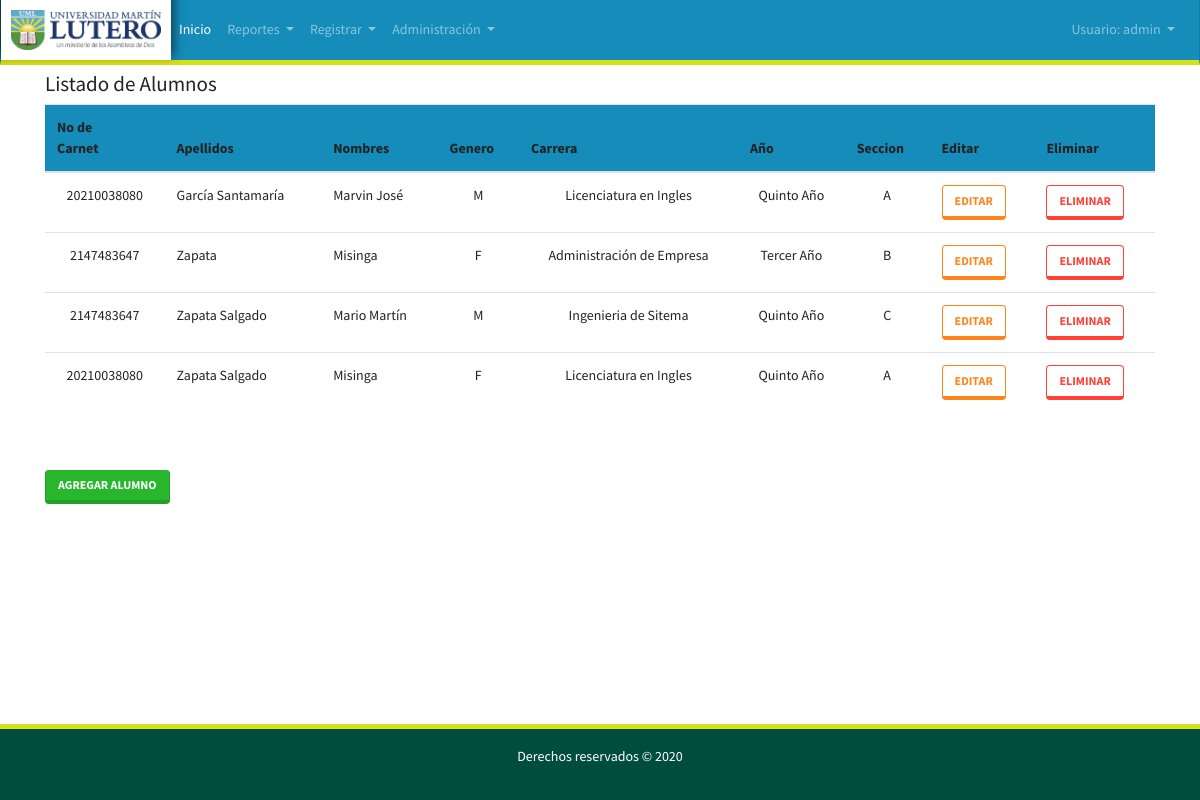
The page /listadoalumnos.view.php (signed in) on the database its author committed.
### tables this page shows
CREATE TABLE `alumnos` (
  `id` int(11) NOT NULL,
  `num_lista` varchar(11) NOT NULL,
  `nombres` varchar(45) NOT NULL,
  `apellidos` varchar(45) NOT NULL,
  `genero` char(1) NOT NULL,
  `id_grado` int(11) NOT NULL,
  `id_seccion` int(11) NOT NULL,
  `id_carrera` int(11) NOT NULL
);

CREATE TABLE `carreras` (
  `idcarrera` int(11) NOT NULL,
  `nombre` varchar(50) NOT NULL
);

CREATE TABLE `grados` (
  `id` int(11) NOT NULL,
  `nombre` varchar(45) NOT NULL,
  `ciclo` varchar(45) NOT NULL
);

CREATE TABLE `secciones` (
  `id` int(11) NOT NULL,
  `nombre` char(1) NOT NULL
);

### listadoalumnos.view.php (the view, shortened to what this page needs)
<?php
require 'functions.php';
$alumnos = $conn->prepare("select a.id, a.num_lista, a.nombres, a.apellidos, a.genero, carr.nombre, b.nombre as grado, c.nombre as seccion from alumnos as a inner join grados as b on a.id_grado = b.id inner join secciones as c on a.id_seccion = c.id  inner join carreras as carr on carr.idcarrera = a.id_carrera order by a.apellidos");
$alumnos->execute();
$alumnos = $alumnos->fetchAll();
?>
<!DOCTYPE html>
<html>
<head>
    <link rel="stylesheet" href="css/bootstrap.min.css" />
    <link rel="stylesheet" type="text/css" href="css/dataTables.bootstrap4.min.css"/>
</head>
<body class="d-flex flex-column min-vh-100">
<?php
        include 'includes/nav.php'
        ?>
    <div class="container">
        <br>
        <h4>Listado de Alumnos</h4>
        <table class="table" cellspacing="0" cellpadding="0">
            <thead>
            <tr class="bg-primary">
                <th>No de<br>Carnet</th>
                <th>Apellidos</th>
                <th>Nombres</th>
                <th>Genero</th>
                <th>Carrera</th>
                <th>Año</th>
                <th>Seccion</th>
                <th>Editar</th>
                <th>Eliminar</th>
            </tr>
            </thead>
            <tbody>
            <?php foreach ($alumnos as $alumno) : ?>
                <tr>
                    <td align="center"><?php echo $alumno['num_lista'] ?></td>
                    <td><?php echo $alumno['apellidos'] ?></td>
                    <td><?php echo $alumno['nombres'] ?></td>
                    <td align="center"><?php echo $alumno['genero'] ?></td>
                    <td align="center"><?php echo $alumno['nombre'] ?></td>
                    <td align="center"><?php echo $alumno['grado'] ?></td>
                    <td align="center"><?php echo $alumno['seccion'] ?></td>
                    <td><a class="btn btn-outline-warning" href="alumnoedit.view.php?id=<?php echo $alumno['id'] ?>">Editar</a> </td>
                    <td><a class="btn btn-outline-danger" href="alumnodelete.php?id=<?php echo $alumno['id'] ?>">Eliminar</a> </td>
                </tr>
            <?php endforeach; ?>
            </tbody>
        </table>
        <br><br>
        <a class="btn btn-success" href="alumnos.view.php">Agregar Alumno</a>
        <br><br>
    </div>
    <?php
    include 'includes/footer.php';
    ?>
</body>
</html>

### includes/nav.php (shortened to what this page needs)
<nav class="navbar fixed-top navbar-expand-lg navbar-dark bg-primary" style="border-bottom:5px solid #d5e119">
      <a class="navbar-brand" href="inicio.view.php" style="margin: -8px 0px -8px -16px;
    background: white;
    box-shadow: -3px -10px 10px 6px #0000008c;
    padding: 10px;">
        <img width="150" src="imagenes/logoUML.png" alt="" class="d-inline-block align-center"></a>
      <div class="collapse navbar-collapse" id="navbarSupportedContent">
        <ul class="navbar-nav mr-auto mt-2 mt-lg-0">
          <li class="nav-item active">
            <a class="nav-link" href="inicio.view.php">Inicio <span class="sr-only">(current)</span></a>
          </li>
          <li class="nav-item dropdown">
            <a class="nav-link dropdown-toggle" href="#" id="navbarDropdown" role="button" data-toggle="dropdown" aria-haspopup="true" aria-expanded="false">
              Reportes
            </a>
          </li>
          <li class="nav-item dropdown">
            <a class="nav-link dropdown-toggle" href="#" id="navbarDropdown" role="button" data-toggle="dropdown" aria-haspopup="true" aria-expanded="false">
              Registrar
            </a>
          </li>
          <?php if ($_SESSION['rol'] == 'Administrador') { ?>
            <li class="nav-item dropdown">
              <a class="nav-link dropdown-toggle" href="#" id="navbarDropdown" role="button" data-toggle="dropdown" aria-haspopup="true" aria-expanded="false">
                Administración
              </a>
            </li>
          <?php } ?>
        </ul>
        <ul class="nav navbar-nav ml-auto">
          <li class="nav-item dropdown ">
            <a class="nav-link dropdown-toggle" href="#" id="navbarDropdownq" role="button" data-toggle="dropdown" aria-haspopup="true" aria-expanded="false">
              Usuario: <?php echo $_SESSION["username"] ?>
            </a>
          </li>
        </ul>
      </div>
    </nav>

### includes/footer.php (shortened to what this page needs)
<footer class="mt-auto" style="background: #004D40;
    color: #fff;
    padding: 17px;
    text-align: center;
    border-top: 5px solid #d5e119;">
    <p>Derechos reservados &copy; 2020</p>
  </footer>

### includes/nav.php (style rules this page uses)
.container { margin-top: 50px; }

### rows shown on the page
alumnos: num_lista "20210038080", apellidos "García Santamaría", nombres "Marvin José", genero "M", id_carrera.nombre "Licenciatura en Ingles", id_grado.nombre "Quinto Año", id_seccion.nombre "A"
alumnos: num_lista "2147483647", apellidos "Zapata", nombres "Misinga", genero "F", id_carrera.nombre "Administración de Empresa", id_grado.nombre "Tercer Año", id_seccion.nombre "B"
alumnos: num_lista "2147483647", apellidos "Zapata Salgado", nombres "Mario Martín", genero "M", id_carrera.nombre "Ingenieria de Sitema", id_grado.nombre "Quinto Año", id_seccion.nombre "C"
alumnos: num_lista "20210038080", apellidos "Zapata Salgado", nombres "Misinga", genero "F", id_carrera.nombre "Licenciatura en Ingles", id_grado.nombre "Quinto Año", id_seccion.nombre "A"

### other values the page prints
$_SESSION["username"] "admin"
